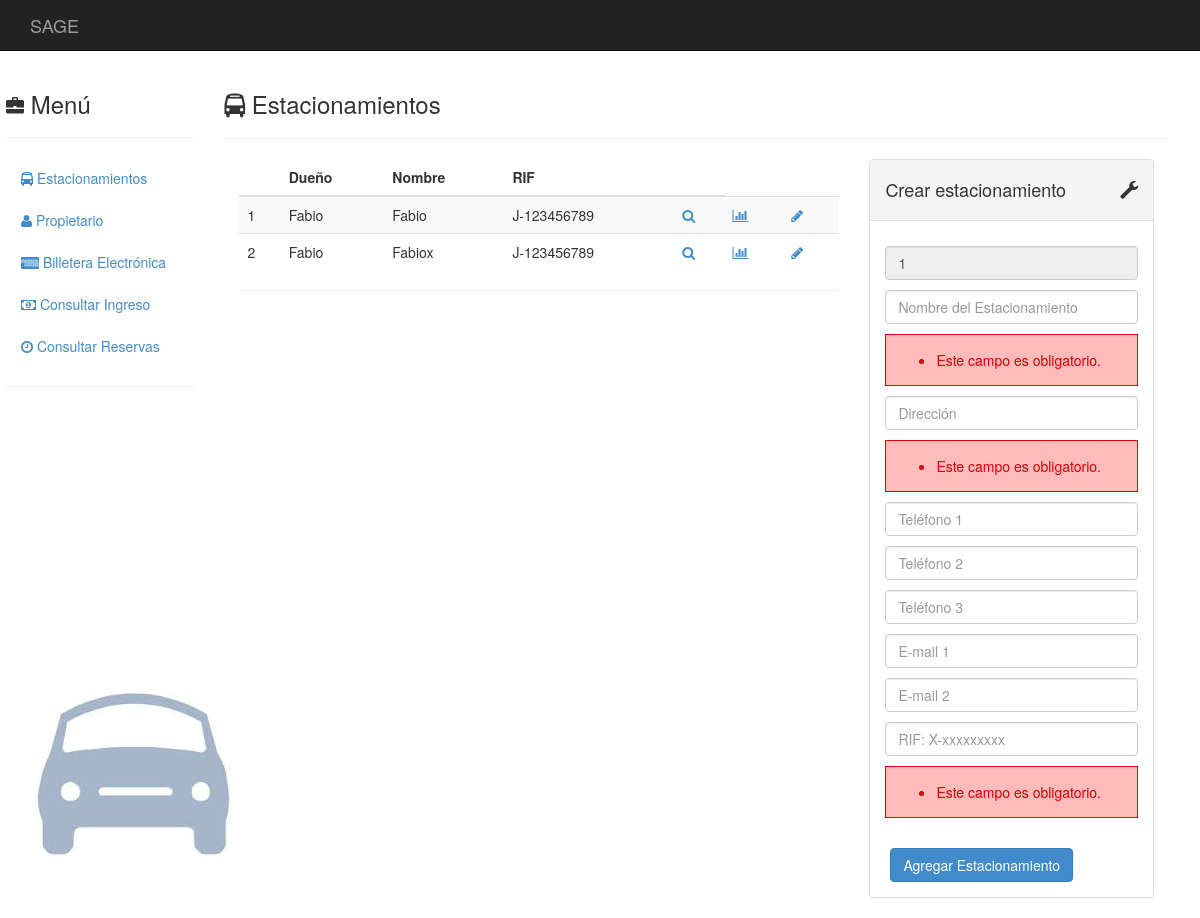
The app's page /estacionamientos/1/crear_estacionamiento, older data.
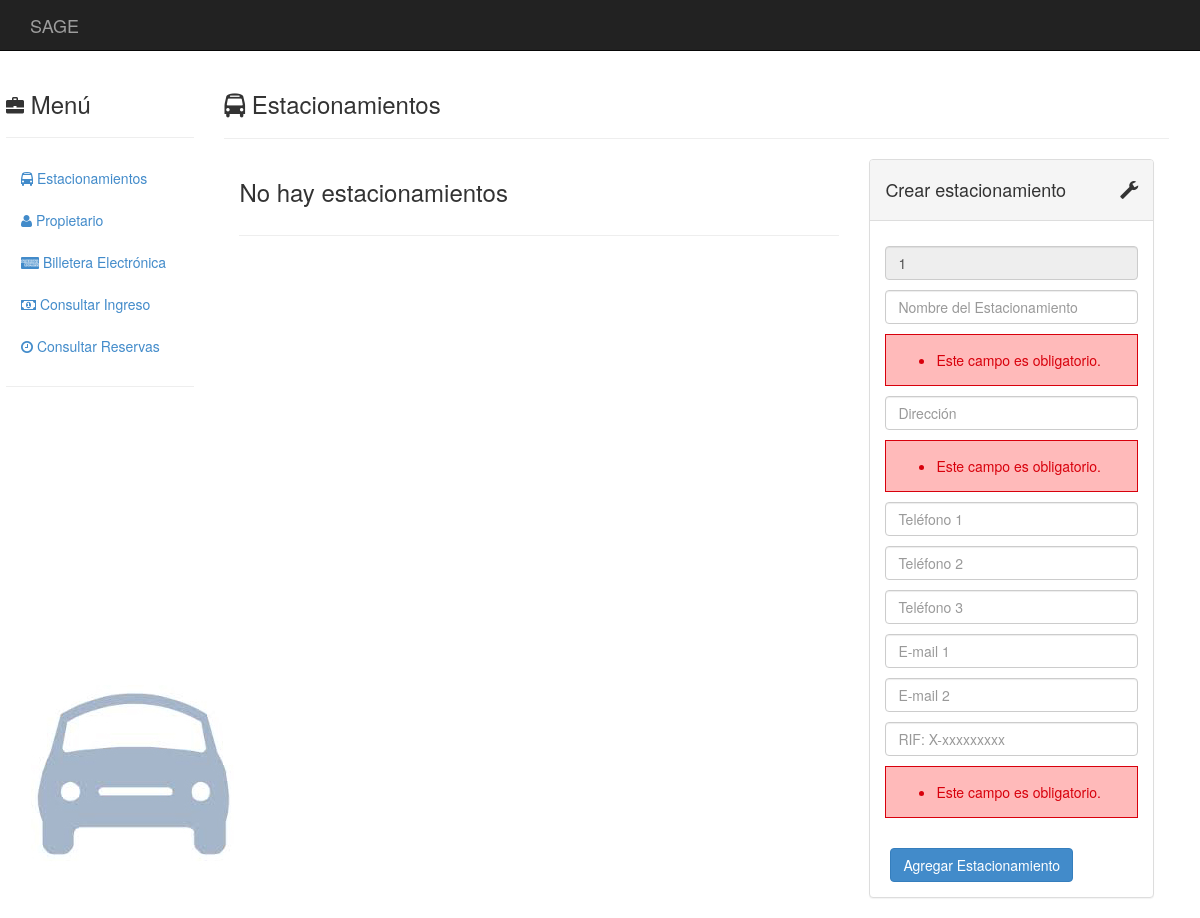
The same page, newer data.
### estacionamientos/models.py (models this page shows, shortened)
class Estacionamiento(models.Model):
	propietario = models.ForeignKey(Propietario)
	nombre      = models.CharField(max_length = 50)
	direccion   = models.TextField(max_length = 120)
	telefono1   = models.CharField(blank = True, null = True, max_length = 30)
	telefono2   = models.CharField(blank = True, null = True, max_length = 30)
	telefono3   = models.CharField(blank = True, null = True, max_length = 30)
	email1      = models.EmailField(blank = True, null = True)
	email2      = models.EmailField(blank = True, null = True)
	rif         = models.CharField(max_length = 12)
	content_type = models.ForeignKey(ContentType, null = True)
	object_id    = models.PositiveIntegerField(null = True)
	tarifa       = GenericForeignKey()
	apertura     = models.TimeField(blank = True, null = True)
	cierre       = models.TimeField(blank = True, null = True)
	capacidad    = models.IntegerField(blank = True, null = True)

class Propietario(models.Model):
	nombre       = models.CharField(max_length = 50, null = False)
	apellido     = models.CharField(max_length = 50, blank = True, null = True)
	cedula       = models.CharField(max_length = 10, null = False)
	telefono     = models.CharField(blank = True, null = True, max_length = 30)
	email        = models.EmailField(blank = True, null = True)

### estacionamientos/views.py (the view)
# urls.py: url(r'^(?P<_id>\d+)/crear_estacionamiento$', views.crear_estacionamiento, name = 'crear_estacionamiento'),
def crear_estacionamiento(request, _id):
    estacionamientos = Estacionamiento.objects.all()
    form = EstacionamientoForm(request.POST)
    if form.is_valid():
        obj = Propietario.objects.get(cedula = _id)
        prop = Estacionamiento(
            propietario = obj,
            nombre = form.cleaned_data['nombre'],
            direccion = form.cleaned_data['direccion'],
            telefono1 = form.cleaned_data['telefono1'],
            telefono2 = form.cleaned_data['telefono2'],
            telefono3 = form.cleaned_data['telefono3'],
            email1 = form.cleaned_data['email1'],
            email2 = form.cleaned_data['email2'],
            rif = form.cleaned_data['rif'],
            )
        prop.save()
        form = CedulaForm()
        estacionamientos = Estacionamiento.objects.all
        return redirect('estacionamientos_all')
    else:
        return render(
            request,
            'crear_estacionamiento.html',
            { 'form': form,'cedula' : _id
            , 'estacionamientos': estacionamientos
            }
        )

### templates/crear_estacionamiento.html (shortened to what this page needs)
{% extends "base.html" %}
{% block innerContents%}
  <div class="col-sm-10">
    <h3><i class="fa fa-bus"></i>
      Estacionamientos
    </h3>
    <hr>
    <div class="col-md-8">
      <table class="table table-striped">
        {% if estacionamientos %}
        <thead>
          <tr>
            <th></th>
            <th>Dueño</th>
            <th>Nombre</th>
            <th>RIF</th>
            <th></th>
          </tr>
        </thead>
        <tbody>
          {% for obj in estacionamientos %}
            <tr>
              <td>{{forloop.counter}}</td>
              <td>{{obj.propietario.nombre}}</td>
              <td>{{obj.nombre}}</td>
              <td>{{obj.rif}}</td>
              <td><a href="./{{obj.id}}">
                  <i class="fa fa-search"></i>
              </a></td>
              <td><a href="./{{obj.id}}/tasa">
                  <i class="fa fa-bar-chart"></i>
              </a></td>
              <td><a href="./{{obj.id}}/editar_dueno">
                  <i class="fa fa-pencil fa-fw"></i>
              </a></td>
            </tr>
          {% endfor %}
        </tbody>
        {% else %}
          <h3>No hay estacionamientos</h3>
        {% endif %}
      </table>
      <hr>
    </div>
    <div class="col-md-4">
      <div class="panel panel-default">
        <div class="panel-heading">
          <div class="panel-title">
            <i class="glyphicon glyphicon-wrench pull-right"></i>
            <h4>
              Crear estacionamiento
            </h4>
          </div>
        </div>
        <div class="panel-body">
          <form action="./crear_estacionamiento" method="post" class="form form-vertical">
              {% for field in form %}
  <p>           {% if field.name != "propietario" %}
                  {{ field }}
                        <span class='error' id='{{field.name}}_error' aria-live="polite" value='{{ field.value }}'>
                        {{ field.errors }}
                      </span>
                      <p>
                {% else %}
                     <p>
                     <input class="form-control dirty" id="id_propietario" message="La cédula solo puede contener caracteres numéricos." name="propietario" pattern="^[0-9]+$" placeholder="Cédula del Propietario" type="text" value={{cedula}} readonly>
                     <span class='error' id='{{field.name}}_error' aria-live="polite" value='{{ field.value }}'>
                {% endif %}
            {% endfor %}
            <div class="control-group">
              <div class="controls">
                <button type="submit" class="btn btn-primary">
                  Agregar Estacionamiento
                </button>
              </div>
            </div>
          </form>
        </div>
      </div>
    </div>
  </div>
{% endblock %}

Row changes from the older to the newer data that the page shows:
removed Estacionamiento: propietario.nombre "Fabio", nombre "Fabio", rif "J-123456789"
removed Estacionamiento: propietario.nombre "Fabio", nombre "Fabiox", rif "J-123456789"
Text that changed along with them:
text no longer shown: "Dueño Nombre RIF"
text now shown: "No hay estacionamientos"
